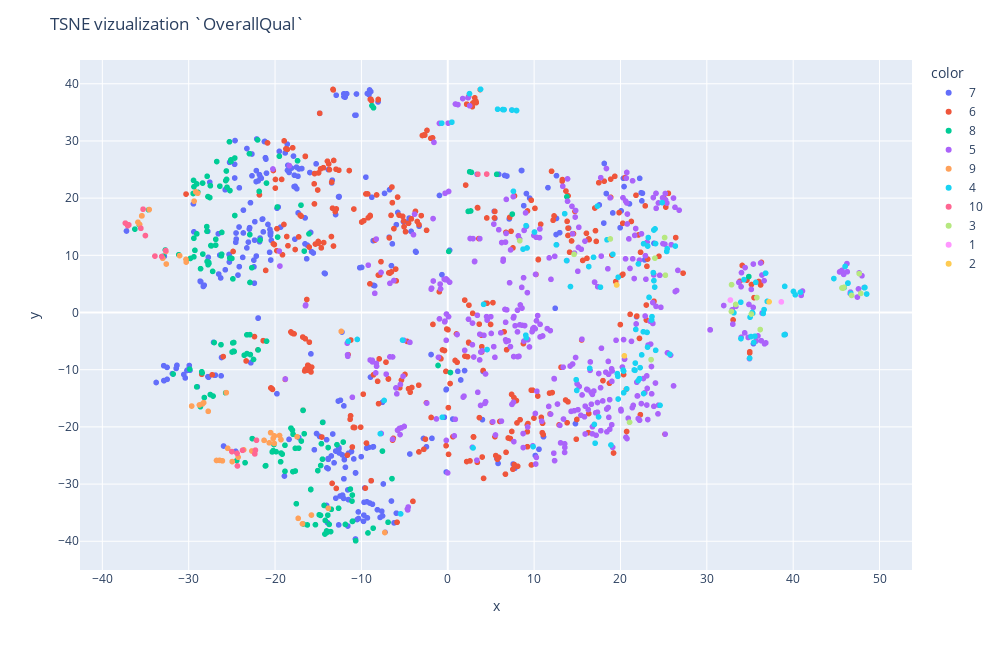

This figure's notebook cell:
### Code cell
def tsne_vis(results):
    fig = px.scatter(
        x=results[:, 0],
        y=results[:, 1],
        color=y.astype(str).values,
        text=y,
    )
    fig.update_layout(
        height=650,
        width=1000,
        title_text="TSNE vizualization `OverallQual`"
    )
    fig.show()
tsne_vis(tsne_res)

# В первых проход tsne - каких то конкретных групп не получилось. Много 5-ок в разных местах. Попробую другие параметры
# Уменьшение и увеличение perplexity особо не помогло
# При 15 на мой взгляд получилось более менее отчетливое разбиение хоть и много примесей.
# Применим уменьшение размерности и проверим результаты позже

### Figure 1 — Plotly figure (JSON) as saved in the notebook; plotly's stock layout.template omitted (floating-point values rounded to 4 significant figures; data arrays with more than 128 entries replaced by an {"elided": "..."} marker saying what was removed)
{"data": [{"hovertemplate": "color=7<br>x=%{x}<br>y=%{y}<br>text=%{text}<extra></extra>", "legendgroup": "7", "marker": {"color": "#636efa", "symbol": "circle"}, "mode": "markers+text", "name": "7", "showlegend": true, "text": {"elided": "319 int values"}, "type": "scattergl", "x": {"elided": "319 float values"}, "xaxis": "x", "y": {"elided": "319 float values"}, "yaxis": "y"}, {"hovertemplate": "color=6<br>x=%{x}<br>y=%{y}<br>text=%{text}<extra></extra>", "legendgroup": "6", "marker": {"color": "#EF553B", "symbol": "circle"}, "mode": "markers+text", "name": "6", "showlegend": true, "text": {"elided": "374 int values"}, "type": "scattergl", "x": {"elided": "374 float values"}, "xaxis": "x", "y": {"elided": "374 float values"}, "yaxis": "y"}, {"hovertemplate": "color=8<br>x=%{x}<br>y=%{y}<br>text=%{text}<extra></extra>", "legendgroup": "8", "marker": {"color": "#00cc96", "symbol": "circle"}, "mode": "markers+text", "name": "8", "showlegend": true, "text": {"elided": "168 int values"}, "type": "scattergl", "x": {"elided": "168 float values"}, "xaxis": "x", "y": {"elided": "168 float values"}, "yaxis": "y"}, {"hovertemplate": "color=5<br>x=%{x}<br>y=%{y}<br>text=%{text}<extra></extra>", "legendgroup": "5", "marker": {"color": "#ab63fa", "symbol": "circle"}, "mode": "markers+text", "name": "5", "showlegend": true, "text": {"elided": "397 int values"}, "type": "scattergl", "x": {"elided": "397 float values"}, "xaxis": "x", "y": {"elided": "397 float values"}, "yaxis": "y"}, {"hovertemplate": "color=9<br>x=%{x}<br>y=%{y}<br>text=%{text}<extra></extra>", "legendgroup": "9", "marker": {"color": "#FFA15A", "symbol": "circle"}, "mode": "markers+text", "name": "9", "showlegend": true, "text": [9, 9, 9, 9, 9, 9, 9, 9, 9, 9, 9, 9, 9, 9, 9, 9, 9, 9, 9, 9, 9, 9, 9, 9, 9, 9, 9, 9, 9, 9, 9, 9, 9, 9, 9, 9, 9, 9, 9, 9, 9, 9, 9], "type": "scattergl", "x": [-35.69, -28.27, -28.4, -12.34, -31.05, -24.96, -16.83, -21.27, -34.57, -19.32, -28.76, -32.6, -29.66, -26.78, -28.96, -20.09, -20.22, -33.01, -22.69, -29.19, -30.29, -24.28, -25.48, -17.45, -23.63, -13.83, -35.41, -35.45, -30.31, -25.65, -26.1, -15.79, -7.293, -26.43, -20.08, -35.87, -32.64, -27.74, -17.32, -19.48, -29.37, -20.67, -20.51], "xaxis": "x", "y": [15.41, -15.78, -15.97, -3.298, 9.946, -26.07, -36.95, -22.35, 18.0, -22.23, -16.17, 8.478, -16.36, -25.87, 20.86, -22.89, -22.01, 9.484, -24.22, 21.09, 8.823, -25.29, -23.75, -21.73, -24.02, -34.23, 16.9, 16.9, 9.284, -14.01, -25.93, -35.42, -38.47, -25.86, -21.58, 15.78, 10.68, -17.28, -35.99, -21.51, 19.47, -22.79, -21.01], "yaxis": "y"}, {"hovertemplate": "color=4<br>x=%{x}<br>y=%{y}<br>text=%{text}<extra></extra>", "legendgroup": "4", "marker": {"color": "#19d3f3", "symbol": "circle"}, "mode": "markers+text", "name": "4", "showlegend": true, "text": [4, 4, 4, 4, 4, 4, 4, 4, 4, 4, 4, 4, 4, 4, 4, 4, 4, 4, 4, 4, 4, 4, 4, 4, 4, 4, 4, 4, 4, 4, 4, 4, 4, 4, 4, 4, 4, 4, 4, 4, 4, 4, 4, 4, 4, 4, 4, 4, 4, 4, 4, 4, 4, 4, 4, 4, 4, 4, 4, 4, 4, 4, 4, 4, 4, 4, 4, 4, 4, 4, 4, 4, 4, 4, 4, 4, 4, 4, 4, 4, 4, 4, 4, 4, 4, 4, 4, 4, 4, 4, 4, 4, 4, 4, 4, 4, 4, 4, 4, 4, 4, 4, 4, 4, 4, 4, 4, 4, 4, 4, 4, 4, 4, 4, 4, 4], "type": "scattergl", "x": [46.34, 23.87, 25.41, 40.84, 34.3, 23.08, 22.68, 5.77, 21.59, 39.05, 35.44, 46.67, 16.98, 33.95, 23.6, 24.06, 35.12, 35.27, -5.46, 4.552, 25.35, 9.034, 22.28, 35.56, 21.72, 23.8, 46.01, 36.53, 2.927, 19.63, 7.44, 38.95, -0.6386, 14.87, 6.528, 33.93, 39.02, 33.14, 19.7, 48.25, 19.12, 24.83, 17.46, 7.967, 7.956, 12.57, 4.148, 22.07, 26.35, 40.03, 24.0, -5.238, 20.37, 10.04, 9.085, 22.67, 44.71, 35.67, 16.44, 22.65, 21.77, 23.31, 17.06, 18.9, 24.58, 13.54, 19.73, 22.19, 2.516, 21.68, 23.96, 34.96, 36.81, 35.31, 20.31, 13.76, 0.4752, -7.815, 48.51, 3.797, 6.364, 48.3, -0.6959, 16.88, 25.7, 23.14, 7.601, 16.33, -11.53, -7.367, 9.886, 24.07, 19.73, 17.68, -10.48, 40.24, 46.34, 9.179, 23.86, 20.37, 14.94, 35.01, 37.0, 20.72, 36.63, 22.45, 23.15, 8.717, 23.22, 14.21, 18.44, 45.92, 17.33, 23.65, 22.04, 9.068], "xaxis": "x", "y": [5.153, 5.568, 11.14, 3.54, 5.756, -3.474, -14.17, 35.54, -10.05, -3.847, -5.221, 3.36, -19.57, -4.564, -1.313, 12.05, -4.203, 0.01654, -35.21, -6.477, 10.68, -3.966, -9.642, -4.153, -8.844, 6.975, 8.058, -0.1652, -23.68, -10.69, 35.4, -3.908, -18.32, -11.75, 35.48, 1.801, 4.571, -0.04658, -11.16, 4.336, 10.18, 19.22, -18.26, 35.32, 35.32, 11.83, 1.43, 8.491, 11.62, 3.686, 14.62, -4.823, -10.26, 14.07, -4.417, 12.02, 5.937, 5.276, -9.757, -3.368, -2.962, 2.651, -22.85, -23.17, -16.23, 17.28, 6.171, -11.56, 38.27, -10.11, 4.447, -7.97, 6.879, -0.1349, -10.06, 9.075, 33.29, -21.2, 3.237, 39.04, 35.49, 4.377, 33.1, 9.655, -7.293, -6.055, 21.19, 8.027, -5.035, -15.38, -23.45, -6.611, -15.13, 4.427, -4.711, 3.093, 5.121, 11.28, 14.42, -14.04, -13.63, -0.8176, 1.948, -13.35, 0.5033, -7.407, 11.61, 11.08, 13.1, 4.534, 12.71, 4.365, 18.6, -0.7236, -11.92, 15.19], "yaxis": "y"}, {"hovertemplate": "color=10<br>x=%{x}<br>y=%{y}<br>text=%{text}<extra></extra>", "legendgroup": "10", "marker": {"color": "#FF6692", "symbol": "circle"}, "mode": "markers+text", "name": "10", "showlegend": true, "text": [10, 10, 10, 10, 10, 10, 10, 10, 10, 10, 10, 10, 10, 10, 10, 10, 10, 10], "type": "scattergl", "x": [-35.28, 4.506, -22.35, -33.13, -24.36, -25.0, -35.54, 3.485, -33.91, -37.34, -24.4, -23.77, -36.93, -37.06, -22.15, -35.01, -22.28, -32.65], "xaxis": "x", "y": [18.06, 24.21, -24.73, 9.794, -26.83, -24.32, 14.72, 24.19, 9.863, 15.63, -24.63, -24.1, 15.33, 15.17, -22.33, 13.45, -24.07, 10.83], "yaxis": "y"}, {"hovertemplate": "color=3<br>x=%{x}<br>y=%{y}<br>text=%{text}<extra></extra>", "legendgroup": "3", "marker": {"color": "#B6E880", "symbol": "circle"}, "mode": "markers+text", "name": "3", "showlegend": true, "text": [3, 3, 3, 3, 3, 3, 3, 3, 3, 3, 3, 3, 3, 3, 3, 3, 3, 3, 3, 3], "type": "scattergl", "x": [18.83, 32.87, 36.18, 21.05, 45.65, 14.63, 33.34, 35.16, 45.77, 35.8, 23.99, 47.83, 47.65, 23.54, 45.88, 8.339, 46.76, 32.85, 25.2, 25.11], "xaxis": "x", "y": [12.87, 4.871, -2.982, -19.19, 4.292, 10.17, 1.407, -0.2715, 4.246, 2.611, 9.503, 3.338, 6.798, -8.238, 4.397, 12.56, 2.987, 0.1713, 6.522, 13.1], "yaxis": "y"}, {"hovertemplate": "color=1<br>x=%{x}<br>y=%{y}<br>text=%{text}<extra></extra>", "legendgroup": "1", "marker": {"color": "#FF97FF", "symbol": "circle"}, "mode": "markers+text", "name": "1", "showlegend": true, "text": [1, 1], "type": "scattergl", "x": [32.73, 38.63], "xaxis": "x", "y": [2.174, 1.86], "yaxis": "y"}, {"hovertemplate": "color=2<br>x=%{x}<br>y=%{y}<br>text=%{text}<extra></extra>", "legendgroup": "2", "marker": {"color": "#FECB52", "symbol": "circle"}, "mode": "markers+text", "name": "2", "showlegend": true, "text": [2, 2, 2], "type": "scattergl", "x": [37.21, 20.45, 19.55], "xaxis": "x", "y": [1.872, -7.578, 4.815], "yaxis": "y"}], "layout": {"height": 650, "legend": {"title": {"text": "color"}, "tracegroupgap": 0}, "margin": {"t": 60}, "title": {"text": "TSNE vizualization `OverallQual`"}, "width": 1000, "xaxis": {"anchor": "y", "domain": [0, 1], "title": {"text": "x"}}, "yaxis": {"anchor": "x", "domain": [0, 1], "title": {"text": "y"}}}}
